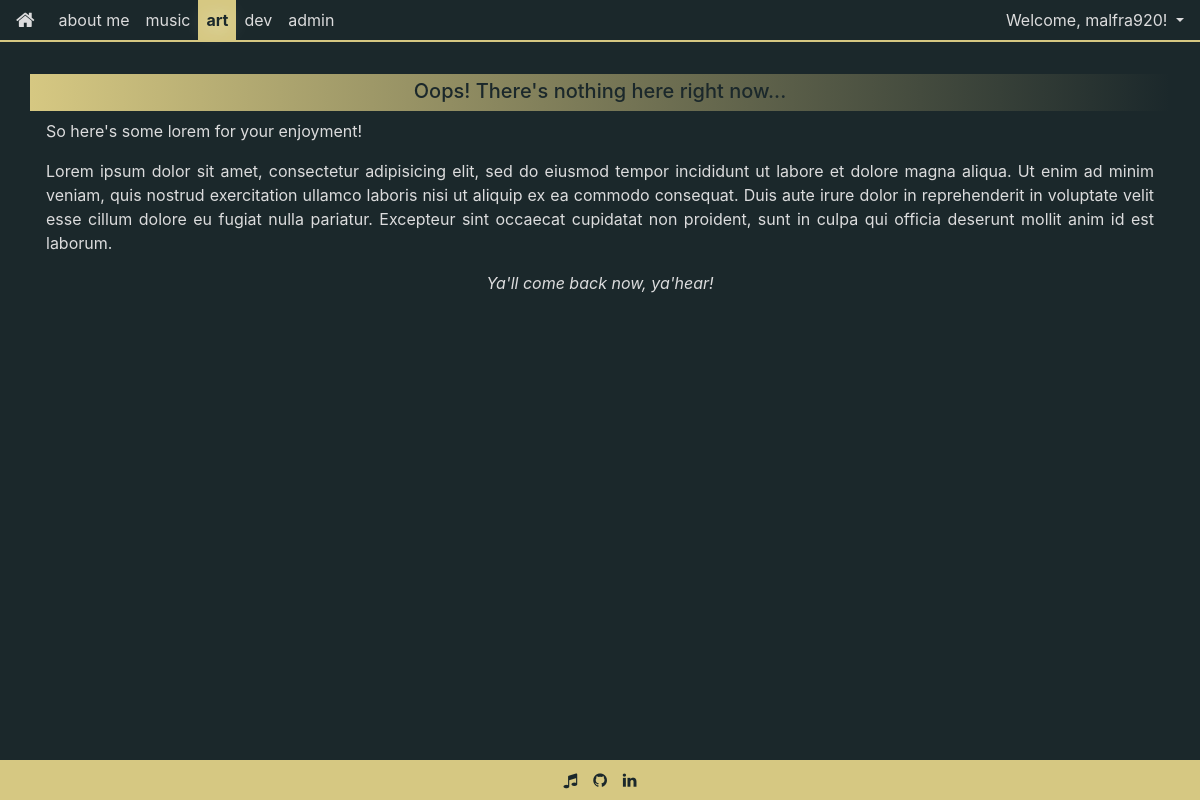
The page /art/ (signed in) on the database its author committed.
### website/models.py (models this page shows, shortened)
class NavOption(models.Model):
    name = models.CharField(max_length=15, verbose_name='display name')
    path = models.CharField(max_length=127, verbose_name='URL pattern')
    position = models.IntegerField()
    perm_req = models.IntegerField(verbose_name='permission level required')

class User(AbstractUser):
    perm = models.IntegerField(default=1, verbose_name='permission level')

### website/views.py (the view)
# urls.py: path('art/', ArtView.as_view(), name='art'),
class ArtView(BaseView):
    content_list = Content.objects.filter(category__name='art').order_by('-date')
    menu_options = MenuOption.objects.filter(category__name='art').order_by('position')
    page_style = 'art.min.css'
    page_title = 'art'

### website/views.py (called while the page is built)
    def get(self, request):
        context = {
            'content_list': self.content_list,
            'menu_options': self.menu_options,
            'page_style': self.page_style,
            'page_title': self.page_title,
            'nav_options': self.nav_options,
        }
        return render(request, self.template_name, context)

### website/templates/website/content-list.html
{% extends './base.html' %}
{% load static %}
{% block body_content %}
  {% if content_list %}
    {% for content in content_list %}
      <h5 class="mf-content-header">{{ content.title }}</h5>
      <p class="mf-content-brief">{{ content.brief }}</p>
      {% if content.image %}
        <img class="img-fluid mx-auto d-block"
            src="{% static 'website/'|add:content.image %}"
            alt="img not found">
      {% endif %}
      {% if content.category.name == 'dev' %}
        <div class="container">
          <pre class="mf-content">{{ content.text }}</pre>
        </div>
      {% elif content.embed %}
        <div class="embed-responsive embed-responsive-16by9">
          <iframe class="embed-responsive-item" src="{{ content.embed|safe }}" allowfullscreen></iframe>
        </div>
      {% else %}
        <p class="mf-content">{{ content.text }}</p>
      {% endif %}
      <footer class="mf-content-footer">{{ content.footer }}</footer>
      <hr>
    {% endfor %}
  {% else %}
    <h5 class="mf-content-header">Oops! There's nothing here right now...</h5>
    <p class="mf-content-brief">So here's some lorem for your enjoyment!</p>
    <p class="mf-content">{% lorem %}</p>
    <footer class="mf-content-footer">Ya'll come back now, ya'hear!</footer>
  {% endif %}
{% endblock %}

### website/templates/website/base.html (shortened to what this page needs)
<!DOCTYPE html>
<html lang="en-us">
{% load static %}
<head>
  <link rel="stylesheet"
      href="https://maxcdn.bootstrapcdn.com/bootstrap/4.1.0/css/bootstrap.min.css">
  <link rel="stylesheet"
      href="http://maxcdn.bootstrapcdn.com/font-awesome/4.3.0/css/font-awesome.min.css">
  <link rel="stylesheet" type="text/css"
      href="{% static '/website/styles/base.min.css' %}">
  <link rel="stylesheet" type="text/css"
      href="{% static '/website/styles/'|add:page_style %}">
</head>
<body>
  <nav class="navbar navbar-expand-sm sticky-top mf-navbar justify-content-between">
    <a class="navbar-brand order-0 mr-sm-3" href="{% url 'website:home' %}">
      <i class="fa fa-home"></i>
    </a>
    <div class="collapse navbar-collapse order-2 order-sm-1" id="collapsibleNavbar">
      <ul class="navbar-nav">
        {% block nav %}
          {% for option in nav_options %}
            {% if option.perm_req > 1 %}
              {% if user.is_authenticated and user.perm >= option.perm_req %}
                <li class="nav-item mf-nav-item {% if page_title == option.name %}active{% endif %}" style="color:red;">
                  <a class="nav-link" href="{{ option.path }}">{{ option.name }}</a>
                </li>
              {% endif %}
            {% else %}
              <li class="nav-item mf-nav-item {% if page_title == option.name %}active{% endif %}">
                <a class="nav-link" href="{{ option.path }}">{{ option.name }}</a>
              </li>
            {% endif %}
          {% endfor %}
        {% endblock %}
      </ul>
    </div>
    {% if user.is_authenticated %}
      <div class="mf-nav-item dropdown order-1 order-sm-2">
        <a class="dropdown-toggle d-none d-sm-block" href="#" id="userdropdown" data-toggle="dropdown">
          Welcome, {{ user.username }}!
        </a>
      </div>
    {% endif %}
  </nav>
  {% if menu_options %}
    <nav class="navbar navbar-expand mf-sub-menu d-none d-sm-block">
      <ul class="navbar-nav">
        {% for option in menu_options %}
          <li class="nav-item mf-sub-menu-item">
            <a class="nav-link" href="{{ option.path }}">{{ option.name }}</a>
          </li>
        {% endfor %}
      </ul>
    </nav>
  {% else %}
    <div class="mf-hr"></div>
  {% endif %}
  <div class="container mf-container">
    <div class="row">
      <div class="col mf-col">
        {% block body_content %}{% endblock %}
      </div>
    </div>
  </div>
  <div class="footer-spacer"></div>
  <nav class="navbar navbar-expand fixed-bottom mf-footer">
    <ul class="navbar-nav mx-auto">
      <li class="nav-item mf-footer-nav-item mx-auto">
        <a class="nav-link" href="http://malachifrancis.bandcamp.com">
          <i class="fa fa-music"></i>
        </a>
      </li>
      <li class="nav-item mf-footer-nav-item mx-auto">
        <a class="nav-link" href="https://github.com/aBadHorse"><i class="fa fa-github"></i></a>
      </li>
      <li class="nav-item mf-footer-nav-item mx-auto">
        <a class="nav-link" href="https://www.linkedin.com/in/malachi-francis-463a14109"><i class="fa fa-linkedin"></i></a>
      </li>
    </ul>
  </nav>
</body>
</html>

### rows shown on the page
NavOption: name "about me"
NavOption: name "music"
NavOption: name "art"
NavOption: name "dev"
NavOption: name "admin"
User: username "malfra920"
